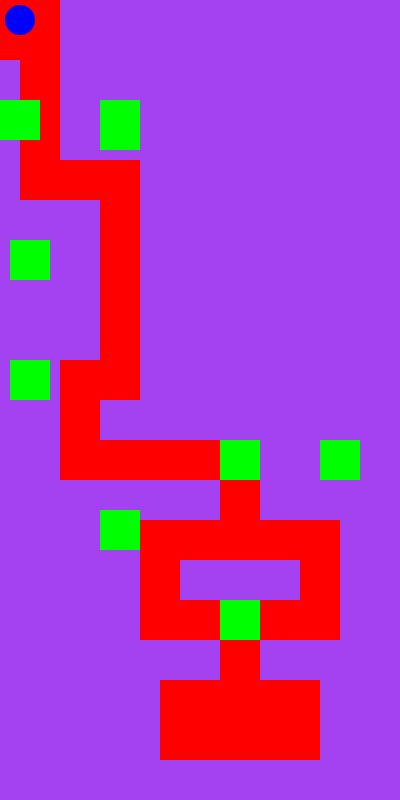
Frame 1 (no input)
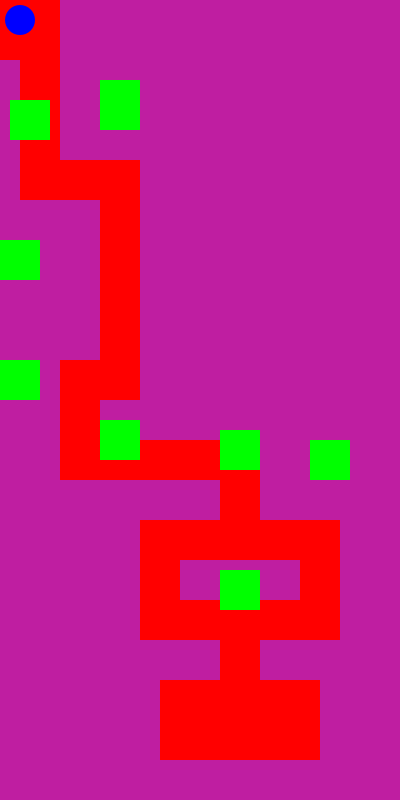
Frame 60 (the mouse pressed at the canvas centre just before this capture)
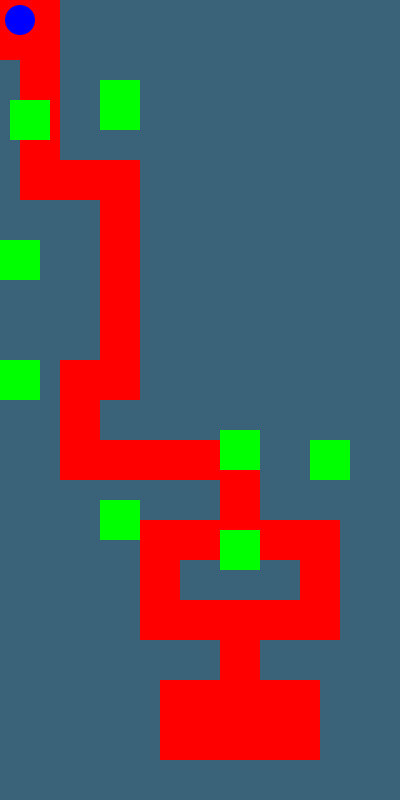
Frame 120 (the mouse held since frame 60 and released just before this capture)

The Processing sketch that drew these frames (run headless with seeded random() and noise(); from frame 60 on, the mouse is pressed at the canvas centre):

// Processing sketch: processing_147206
// ── processing_147206.pde

//Artie Battaglin-period 4 Engineering-4.9.14
 
 
 
int BoxHi=600;
int BoxHiGrow=10;
 
int Box=320;
int BoxGrow=10;
 
int P=440;
int Pgrow=10;
 
int xCord =0;
int grow =10;
 
int y = 100;
int yGrow = 10;
 
int Xtwo=0;
int Xgrow=10;
 
int M=0;
int Mgrow=10;
 
int B=510;
int Bgrow=10;
 
int bye = 20;
int hi = 20;

void setup()
{size (400,800);
}
void draw()
{
  background(random(0,255),random(0,255),random(0,255));
  noStroke();
  fill(255,0,0);
  rect(0,0,60,60);
  rect(20,60,40,140);
  rect(60,160,80,40);
  rect(100,200,40,200);
  rect(60,360,40,120);
  rect(100,440,160,40);
  rect(220,480,40,40);
  rect(140,520,200,40);
  rect(140,560,40,80);
  rect(180,600,160,40);
  rect(300,560,40,40);
  rect(220,640,40,40);
  rect(160,680,160,80);
  fill(0,0,255);
  ellipse(hi,bye,30,30);
  
 if  (key== 'w')  {  bye = bye - 4;  }
 else if (key== 's')  { bye = bye + 4;  }
 else if (key== 'a') { hi = hi - 4;  }
 else if (key== 'd')  { hi = hi + 4;  }

  fill(0,255,0);
  rect(xCord,100,40,40);
 xCord = xCord + grow; 
 if (xCord==0||xCord==100) 
 {
   grow = grow* -1;  
 }
  fill (0,255,0);
rect (100,y,40,40);
 y = y + yGrow;
 if (y==0||y==200)
 {
   yGrow = yGrow*-1;
 }
   fill(0,255,0);
  rect(xCord,240,40,40);
 Xtwo = Xtwo + Xgrow; 
 if (Xtwo==0||Xtwo==100) 
 {
   Xgrow = Xgrow* -1;  
}
  fill (0,255,0);
rect (100,y,40,40);
 y = y + yGrow;
 if (y==0||y==200)
 {
   yGrow = yGrow*-1;
 }
  fill(0,255,0);
  rect(xCord,360,40,40);
 Xtwo = Xtwo + Xgrow; 
 if (Xtwo==10||Xtwo==100) 
 {
   Xgrow = Xgrow* -1;  
 }
   fill (0,255,0);
rect (100,B,40,40);
 B = B + Bgrow;
 if (B==520||B==400)
 {
   Bgrow = Bgrow*-1;
 }
 
   fill (0,255,0);
rect (220,P,40,40);
 P = P + Pgrow;
 if (P==450||P==350)
 {
   Pgrow = Pgrow*-1;
 }
 
 
  fill(0,255,0);
  rect(Box,440,40,40);
 Box = Box + BoxGrow; 
 if (Box==330||Box==180) 
 {
   BoxGrow = BoxGrow* -1;  
 }
 
    fill (0,255,0);
rect (220,BoxHi,40,40);
 BoxHi = BoxHi + BoxHiGrow;
 if (BoxHi==610||BoxHi==520)
 {
   BoxHiGrow = BoxHiGrow*-1;
 }
 if (hi > 60 && bye < 160) {hi=20;
 bye=20;}
 if (hi>140 && bye < 440) {hi=20;
 bye=20;}
 if (hi > 100 && bye < 440 && bye > 400 ) {hi=20;
 bye=20;}
if (hi > 260 && bye < 520) {hi=20;
 bye=20;}
 if (hi > 340 && bye < 540) {hi=20;
 bye=20;}
 if ( hi > 260 && bye < 680 && bye > 640) {hi=20;
 bye=20;}
 if ( hi > 320 && bye < 680 && bye > 640) {hi=20;
 bye=20;}
  if( hi < 20 && bye > 60 && bye < 360) { hi=20;
 bye=20;}
  if (hi < 100 && bye > 200 && bye < 360)  { hi=20;
 bye=20;} 
  if (hi < 60 && bye > 360 && bye < 600)  { hi=20;
 bye=20;}
   if (hi < 220 && bye > 480 && bye < 520)  { hi=20;
 bye=20;}
   if ( hi < 140 && bye > 520 && bye < 760)  { hi=20;
 bye=20;}
  if ( hi < 220 && bye > 640 && bye < 680)  { hi=20;
 bye=20;}
  if (bye >760)  { hi=20;
 bye=20;}
  if (hi > 180 && hi < 300 && bye > 560 && bye < 600)  { hi=20;
 bye=20;} 

 if (hi >= 160 && hi <= 320 && bye >= 680 && bye <= 760)
 { 
    pushMatrix();
   background(random(0,255),0,0);
   textSize(40);
   text ("NICE JOB YOU DID IT",0,200);
    popMatrix();
       hi=240; bye=720;
 }  
 } 
